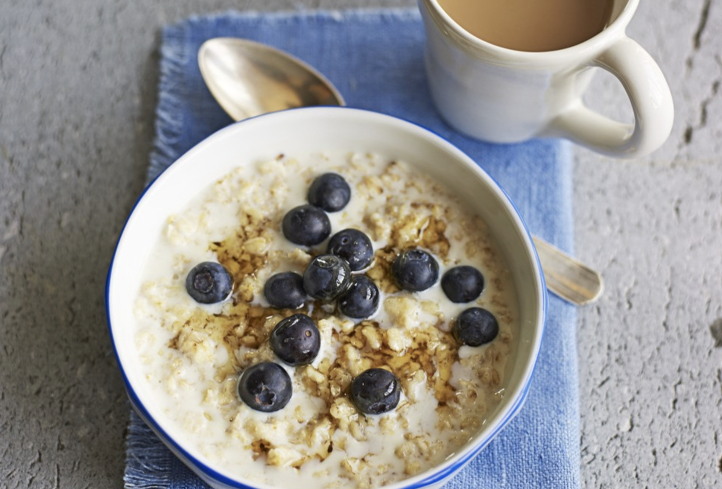
#> input picture imageProcessingBasics/image.png, 1444 x 978 px (shown at 1/2 size)
$ jupyter execute 'Image_Processing_(Scaling_and_Sharpening).ipynb'
#> lines starting #> are read from the running program, lines starting #| are printed output that depends on the picture
#Image Processing Notebook (Sharpening and Scaling)

Image processing is used in multiple applications of enhancement and deconstruction. In this notebook, we will look at image sharpening, scaling and composition.

.

**Image Processing Notebook Content**

1) Understanding the histogram plot

2) Post-processing the image into its RGB channels

3) Using kernels to create effects on images

[cell 1]
import numpy as np
import pandas as pd
import cv2 as cv
from google.colab.patches import cv2_imshow # for image display
from skimage import io
from PIL import Image
import matplotlib.pylab as plt

[cell 2]
img = cv.imread('image.png')
#> img is the input picture: shape (978, 1444, 3); mean B, G, R 144.2, 147.6, 149.9
img = cv.resize(img, (200,200))
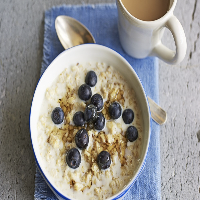
#> img: shape (200, 200, 3); mean B, G, R 144.1, 147.5, 149.8

hist,bins = np.histogram(img.flatten(),256,[0,256])
#> hist = 256 values, max 1290 at index 193, min 0 at index 0, mean 468.8; bins = 257 values from 0 to 256
cdf = hist.cumsum()
#> cdf = 256 values from 0 to 120000
cdf_normalized = cdf * float(hist.max()) / cdf.max()
#> cdf_normalized = 256 values from 0 to 1290
plt.plot(cdf_normalized, color = 'b')
plt.hist(img.flatten(),256,[0,256], color = 'g')
plt.xlim([0,256])
plt.legend(('cdf','histogram'), loc = 'upper left')
plt.show()
cv2_imshow(img)
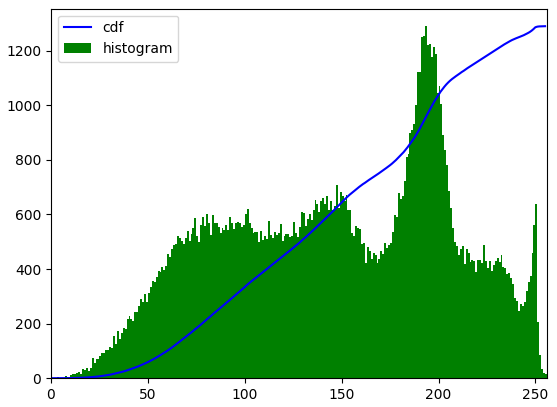
#> figure drawn by matplotlib, 1 panel; tallest bar 1290 high, from x = 193 to 194; curve peaks at x = 255, y = 1290

[cell 3]
def rgb_splitter(image):
  rgb_list = ["Reds", 'Greens','Blues']
  fig,ax = plt.subplots(1,3,figsize = (17,7), sharey = True)
  for i in range(3):
    ax[i].imshow(image[:,:,i], cmap = rgb_list[i])
    ax[i].set_title(rgb_list[i], fontsize = 22)
    ax[i].axis('off')
  fig.tight_layout()

rgb_splitter(img)
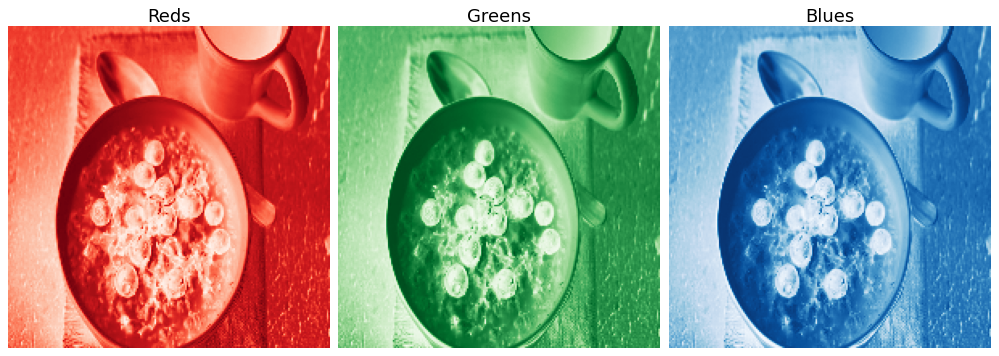
#> figure drawn by matplotlib, 3 panels
